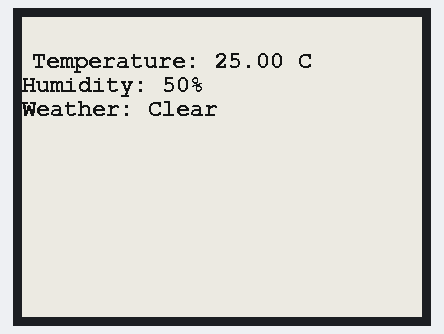
The sketch below on a simulated Arduino Uno, built for the host (arithmetic inside an expression is 32-bit, double 64-bit). On the bench: 400×300 one-colour display.

Above: at 2.1 s.

The sketch:

Project_5_Epaper_MockWeather.ino
```cpp
#include <GxEPD.h>
#include <GxGDEW042T2/GxGDEW042T2.h>
#include <GxIO/GxIO_SPI/GxIO_SPI.h>
#include <Fonts/FreeMonoBold12pt7b.h>
#include <ArduinoJson.h>

GxIO_Class io(SPI, /*CS=5*/ SS, /*DC=*/ 17, /*RST=*/ 16);
GxEPD_Class display(io, /*RST=*/ 16, /*BUSY=*/ 4);

const char* mockWeatherData = "{\"main\":{\"temp\":25,\"humidity\":50},\"weather\":[{\"description\":\"Clear\"}]}";

void setup()
{
  Serial.begin(115200);

  display.init(115200);
  display.fillScreen(GxEPD_WHITE);
  display.setTextColor(GxEPD_BLACK);
}

void loop()
{
  // Parse mock weather data
  DynamicJsonDocument doc(1024);
  deserializeJson(doc, mockWeatherData);

  float temperature = doc["main"]["temp"].as<float>();
  int humidity = doc["main"]["humidity"].as<int>();
  String weatherDescription = doc["weather"][0]["description"].as<String>();

  // Display mock weather data on the e-Paper
  display.setFont(&FreeMonoBold12pt7b);
  display.setCursor(10, 50);
  display.println("Temperature: " + String(temperature) + " °C");
  display.println("Humidity: " + String(humidity) + "%");
  display.println("Weather: " + weatherDescription);
  display.update();

  delay(60000); // Update mock weather data every 60 seconds
}
```
